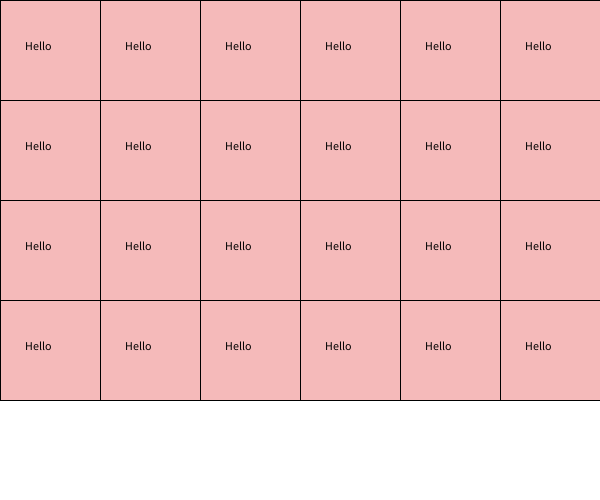
Frame 1 (no input)
Frame 60 (the mouse pressed at the canvas centre just before this capture): identical to frame 1, image omitted
Frame 120 (the mouse held since frame 60 and released just before this capture): identical to frame 1, image omitted

The Processing sketch that drew this single still picture (run headless with seeded random() and noise(); from frame 60 on, the mouse is pressed at the canvas centre):

// Processing sketch: week11_random_seat
// ── week11_random_seat.pde
void setup(){
  size(600,500);
}
void draw(){
  background(255);
  for(int i=0;i<4;i++){
    for(int j=0;j<6;j++){
    fill(#F5BABA);rect(j*100 , i*100 , 100 , 100);
    fill(0); text("Hello",j*100+25,i*100+50);
    }
  }
}
